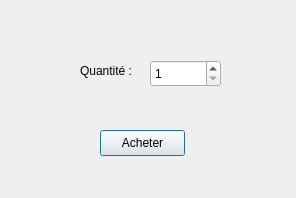
<?xml version="1.0" encoding="UTF-8"?>
<ui version="4.0">
 <class>DialogAcheter</class>
 <widget class="QDialog" name="DialogAcheter">
  <property name="geometry">
   <rect>
    <x>0</x>
    <y>0</y>
    <width>296</width>
    <height>198</height>
   </rect>
  </property>
  <property name="windowTitle">
   <string>Dialog</string>
  </property>
  <widget class="QSpinBox" name="qte">
   <property name="geometry">
    <rect>
     <x>150</x>
     <y>60</y>
     <width>71</width>
     <height>27</height>
    </rect>
   </property>
   <property name="minimum">
    <number>1</number>
   </property>
  </widget>
  <widget class="QLabel" name="labelQte">
   <property name="geometry">
    <rect>
     <x>80</x>
     <y>60</y>
     <width>71</width>
     <height>21</height>
    </rect>
   </property>
   <property name="text">
    <string>Quantité :</string>
   </property>
  </widget>
  <widget class="QPushButton" name="acheter">
   <property name="geometry">
    <rect>
     <x>100</x>
     <y>130</y>
     <width>85</width>
     <height>26</height>
    </rect>
   </property>
   <property name="text">
    <string>Acheter</string>
   </property>
  </widget>
 </widget>
 <resources/>
 <connections/>
</ui>
